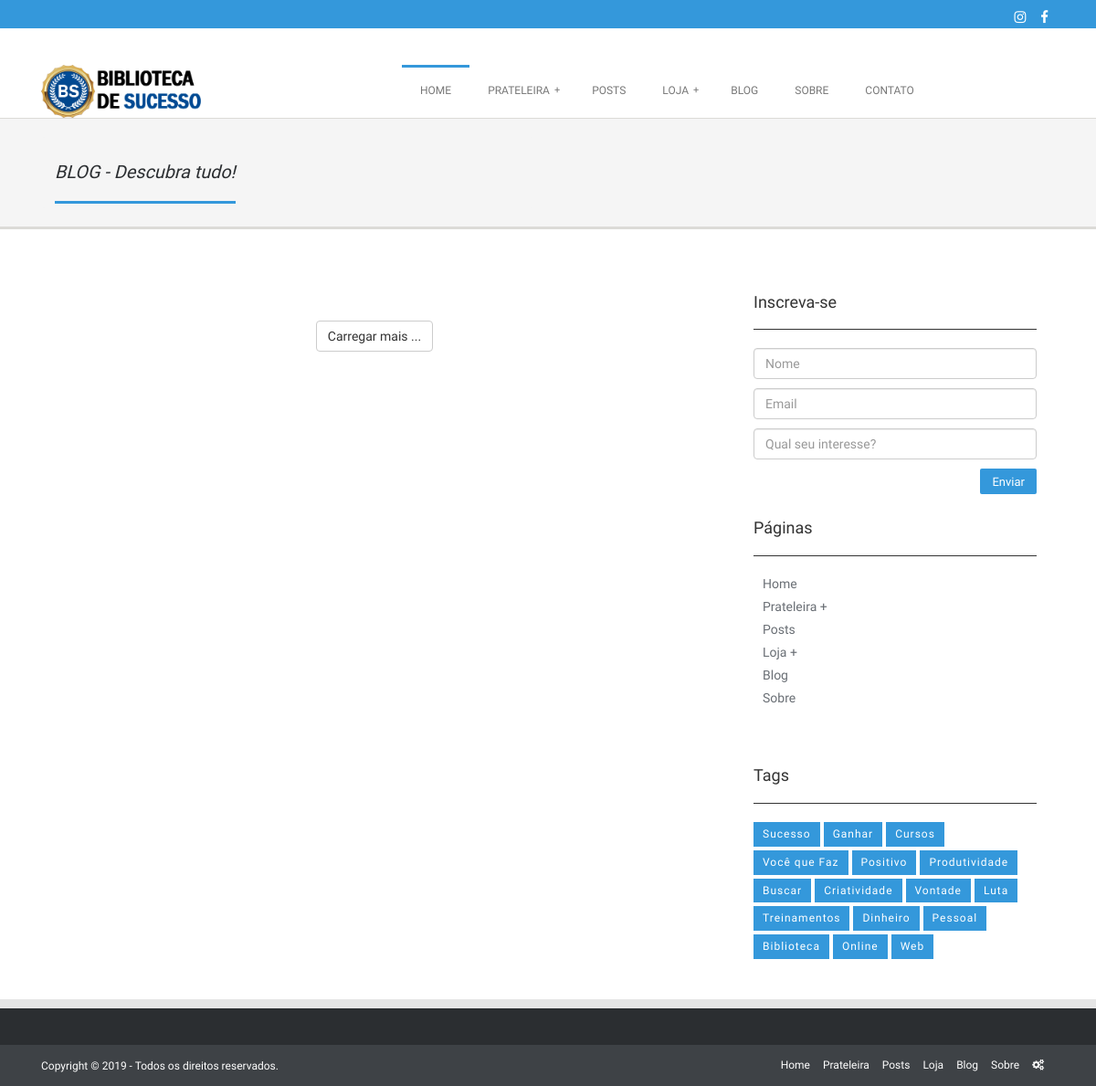
Before: /?pagina=listartigos with the older database file.
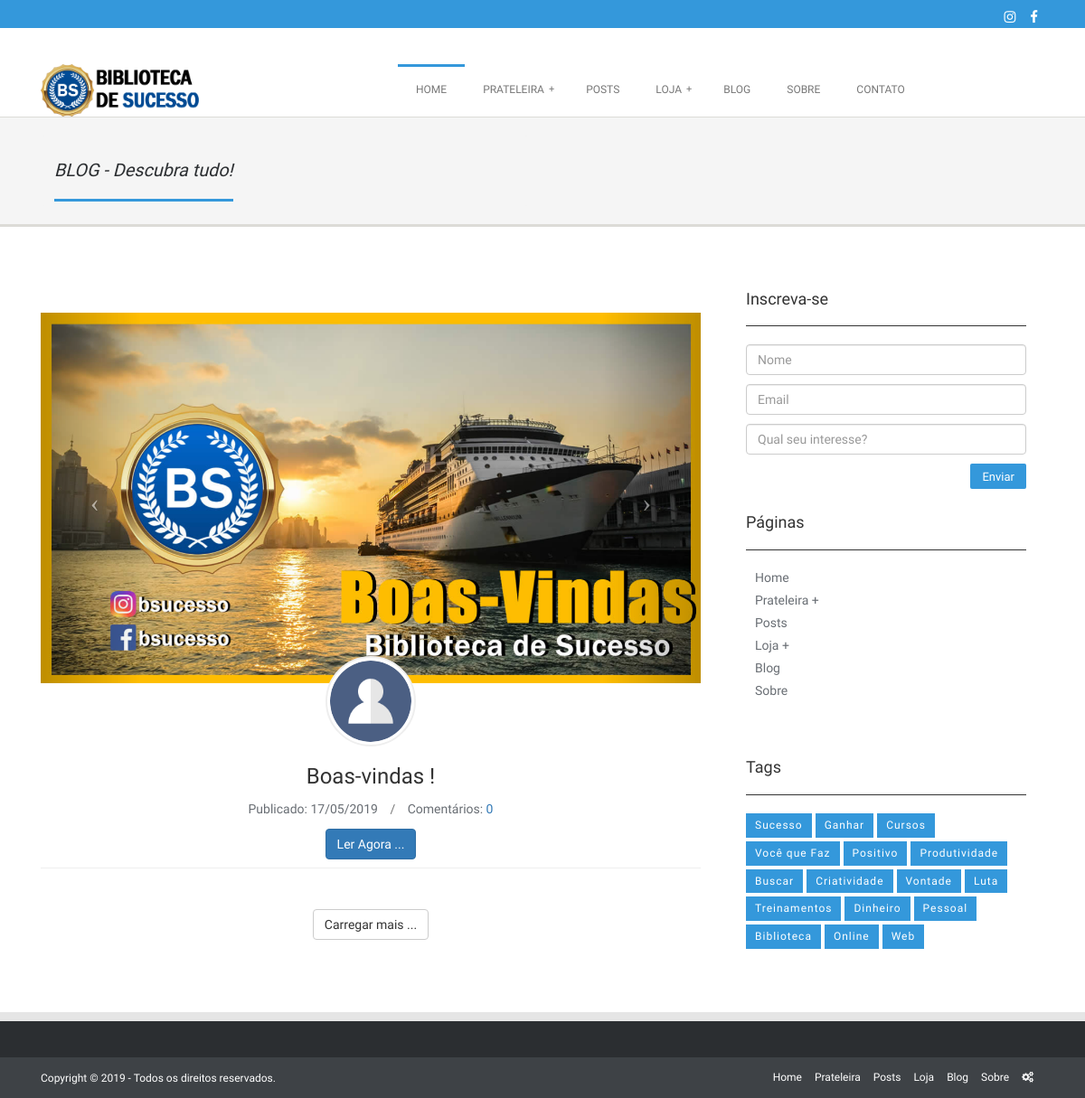
After: the same page with the newer database file.
### tables this page shows
CREATE TABLE `blog` (
  `idblog` int(11) NOT NULL AUTO_INCREMENT,
  `dtpublica` varchar(10) NOT NULL,
  `titulo` varchar(200) NOT NULL,
  `conteudo` longtext NOT NULL,
  `linckimagem1blog` longtext NOT NULL,
  `linckvendablog` longtext,
  `fklogin` int(11) NOT NULL,
  PRIMARY KEY (`idblog`),
  KEY `blog_login_idx` (`fklogin`),
  CONSTRAINT `blog_login` FOREIGN KEY (`fklogin`) REFERENCES `login` (`idlogin`)
);

### class/listarConteBlog.class.php (the view)
<?PHP
function listar($limit){
	include ("mysql.class.php");
	$query		= mysqli_query( $conn,"SELECT idblog, dtpublica, titulo, conteudo, linckimagem1blog, linckvendablog, login.nome ,login.usuario, login.imgusu
										FROM blog
										inner join login on login.idlogin = blog.fklogin
										order by idblog desc, dtpublica desc LIMIT 0 , $limit") or die (mysqli_error ($conn));
	for( $i = 0; mysqli_num_rows( $query ) > $i ; $i++ ){
		$result	= mysqli_fetch_array($query);
		$data = date('d/m/Y', strtotime($result["dtpublica"]));
		$coment		= mysqli_query( $conn,"SELECT idblog, dtpublica, titulo,  count(comentarios.nome) qtdcome
										FROM blog
										inner join login on login.idlogin = blog.fklogin
                                        inner join comentarios on comentarios.fkartigo = blog.idblog
										where idblog='".$result["idblog"]."'") or die (mysqli_error ($conn));
		$Rcoment	= mysqli_fetch_array($coment);
		$html = '
		        <div class="blog-media">
          <div id="myCarousel" class="carousel slide">
            <div class="carousel-inner">
              <div class="item active">
                <img src="img/blog/'.$result["linckimagem1blog"].'" alt="">
              </div>
            </div>
            <a class="left carousel-control" href="#myCarousel" data-slide="prev">
								<span class="icon-prev"></span>
							</a>
            <a class="right carousel-control" href="#myCarousel" data-slide="next">
								<span class="icon-next"></span>
							</a>
          </div>
        </div>
        <header class="page-header blog-title">
          <div class="author-wrap">
            <span class="inside">
								<a href="#"><img class="img-responsive" alt="" src="img/usuario/'.$result["imgusu"].'"></a>
							</span>
          </div>
          <h3 class="general-title">'.$result["titulo"].'</h3>
          <div class="post-meta">
            <p>
              Publicado: <span class="publish-on">'.$data.'</span>
              <span class="sep">/</span> Comentários: <a href="#"> '.$Rcoment["qtdcome"].'</a>
            </p>
          </div>
		  		    <a href="?pagina='.$result["titulo"].'"> <button type="submit" class="btn btn-primary" id="btn" >Ler Agora ...</button></a>
        </header>
        <div class="post-desc">
          <p>  </p>
        </div>
		';
		echo $html;
	}
}
?>

Changed rows visible on the page:
added blog: linckimagem1blog (picture), fklogin.imgusu (picture), titulo "Boas-vindas !", dtpublica "17/05/2019", qtdcome "0"
